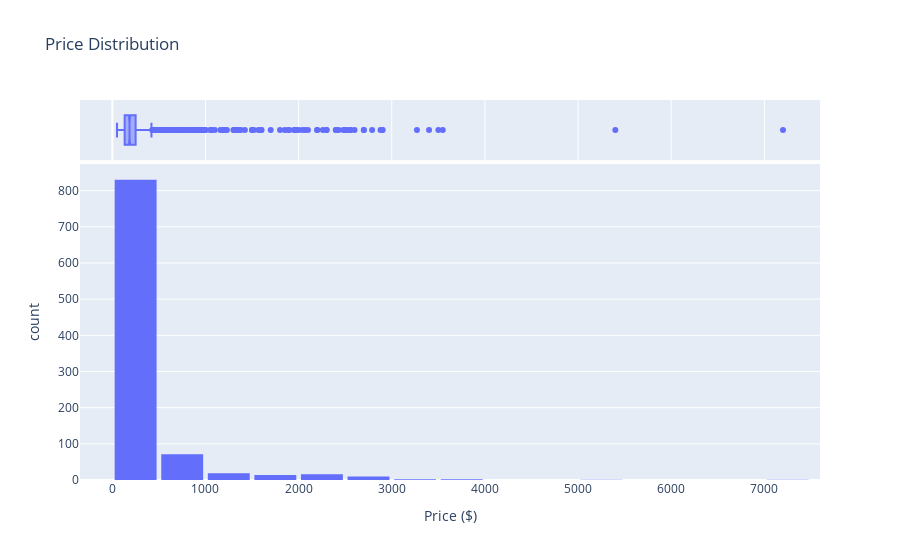

Write notebook code for a chart like this one.
### Code cell
import plotly.express as px

fig = px.histogram(
    df,
    x="price",
    nbins=20,
    title="Price Distribution",
    labels={"price": "Price ($)"},
    marginal="box"  # Optional: adds box plot on side
)
fig.update_layout(bargap=0.1)
fig.show()

### Figure 1 — Plotly figure (JSON) as saved in the notebook; plotly's stock layout.template omitted (floating-point values rounded to 4 significant figures; data arrays with more than 128 entries replaced by an {"elided": "..."} marker saying what was removed)
{"data": [{"bingroup": "x", "hovertemplate": "Price ($)=%{x}<br>count=%{y}<extra></extra>", "legendgroup": "", "marker": {"color": "#636efa", "pattern": {"shape": ""}}, "name": "", "nbinsx": 20, "orientation": "v", "showlegend": false, "type": "histogram", "x": {"elided": "966 float values"}, "xaxis": "x", "yaxis": "y"}, {"hovertemplate": "Price ($)=%{x}<extra></extra>", "legendgroup": "", "marker": {"color": "#636efa"}, "name": "", "notched": true, "showlegend": false, "type": "box", "x": {"elided": "966 float values"}, "xaxis": "x2", "yaxis": "y2"}], "layout": {"bargap": 0.1, "barmode": "relative", "legend": {"tracegroupgap": 0}, "title": {"text": "Price Distribution"}, "xaxis": {"anchor": "y", "domain": [0, 1], "title": {"text": "Price ($)"}}, "xaxis2": {"anchor": "y2", "domain": [0, 1], "matches": "x", "showgrid": true, "showticklabels": false}, "yaxis": {"anchor": "x", "domain": [0, 0.8316], "title": {"text": "count"}}, "yaxis2": {"anchor": "x2", "domain": [0.8416, 1], "matches": "y2", "showgrid": false, "showline": false, "showticklabels": false, "ticks": ""}}}
